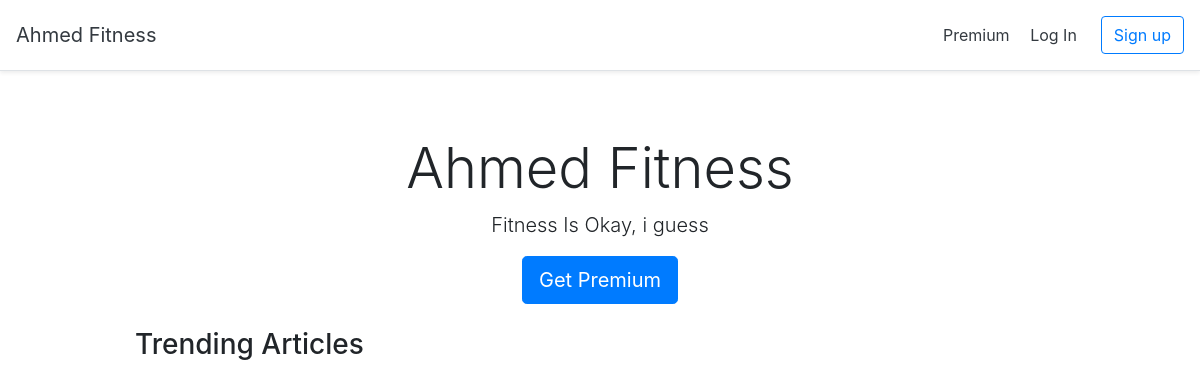
The app's page /, older data.
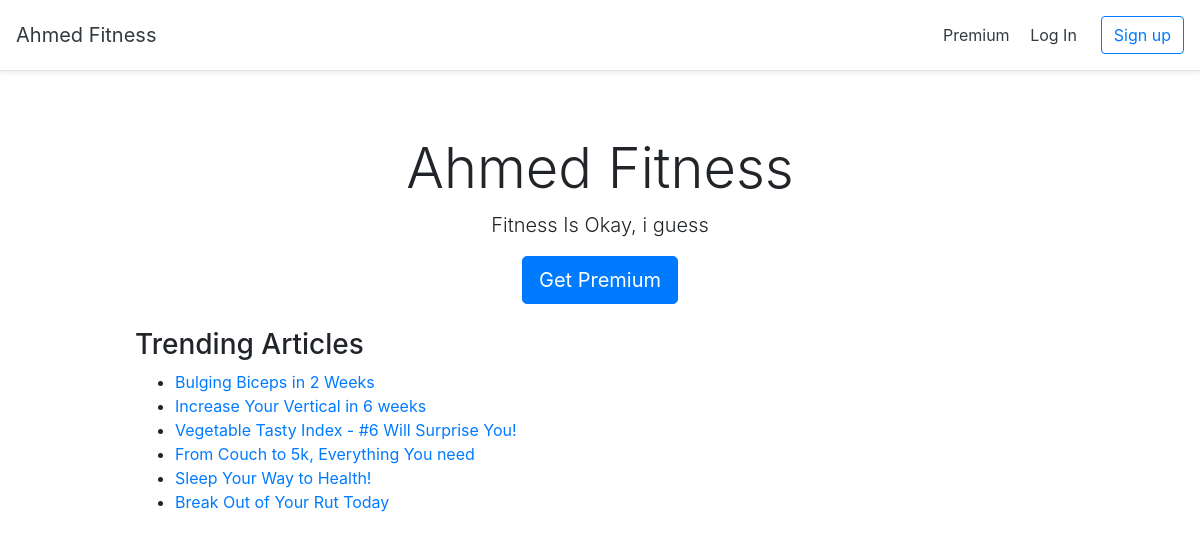
The same page, newer data.
### plans/models.py (models this page shows)
class FitnessPlan(models.Model):
    title = models.CharField(max_length=255)
    text = models.TextField()
    premium = models.BooleanField(default=True)

### plans/views.py (the view)
# urls.py: 2. Add a URL to urlpatterns:  path('', views.home, name='home')
def home(request):
    plans = FitnessPlan.objects.all()
    return render(request, 'plans/home.html',
                  {'plans': plans})

### plans/templates/plans/home.html
{% extends 'plans/base.html' %}
{% block content %}
    <div class="pricing-header px-3 py-3 pt-md-5 pb-md-4 mx-auto text-center">
      <h1 class="display-4">Ahmed Fitness</h1>
      <p class="lead">Fitness Is Okay, i guess </p>
      <a href="{% url 'join' %}"><button type="button" class="btn btn-lg btn-primary">Get Premium</button></a>
    </div>
    <div class="container">
      <h3>Trending Articles</h3>
      <ul>
        {% for plan in plans %}
        <li><a href="{% url 'plan' plan.id %}">{{ plan.title }}</a></li>
        {% endfor %}
      </ul>
    </div>
{% endblock %}

### plans/templates/plans/base.html (shortened to what this page needs)
<!doctype html>
<html lang="en">
{% load static %}
<head>
    <link rel="stylesheet" href="https://stackpath.bootstrapcdn.com/bootstrap/4.2.1/css/bootstrap.min.css">
    <link rel="stylesheet" href="{% static 'pricing.css' %}" >
</head>
<body>
    <div class="d-flex flex-column flex-md-row align-items-center
                p-3 px-md mb-3 bg-white border-bottom shadow-sm">
        <h5 class="my-0 mr-md-auto font-weight-normal"><a href="{% url 'home' %}" class="text-dark">Ahmed Fitness</a></h5>
      <nav class="my-2 my-md-0 mr-md-3">
        <a class="p-2 text-dark" href="{% url 'join' %}">Premium</a>
        {% if user.is_authenticated %}
        <a class="p-2 text-dark" href="{% url 'settings' %}">Settings</a>
        <a class="p-2 text-dark" href="{% url 'logout' %}">Log Out</a>
        {% else %}
        <a class="p-2 text-dark" href="{% url 'login' %}">Log In</a>
        {% endif %}
      </nav>
        {% if user.is_authenticated == False %}
        <a class="btn btn-outline-primary" href="{% url 'signup' %}">Sign up</a>
        {% endif %}
    </div>
    {% block content %}
    {% endblock %}
</body>
</html>

### plans/static/pricing.css (style rules this page uses)
html { font-size: 14px; }
@media (min-width: 768px) { html { font-size: 16px; } }
.container { max-width: 960px; }
.pricing-header { max-width: 700px; }

Row changes from the older to the newer data that the page shows:
added FitnessPlan: title "Bulging Biceps in 2 Weeks"
added FitnessPlan: title "Increase Your Vertical in 6 weeks"
added FitnessPlan: title "Vegetable Tasty Index - #6 Will Surprise You!"
added FitnessPlan: title "From Couch to 5k, Everything You need"
added FitnessPlan: title "Sleep Your Way to Health!"
added FitnessPlan: title "Break Out of Your Rut Today"
